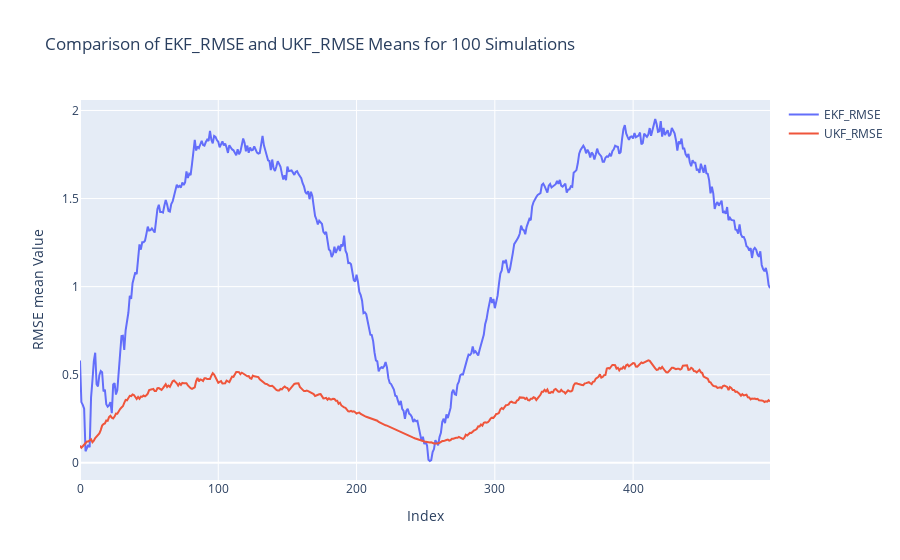
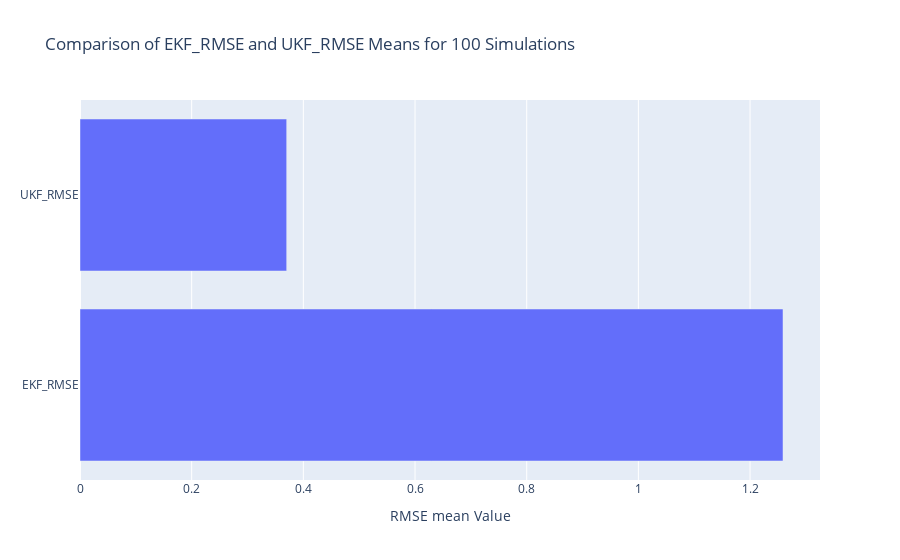

Notebook code cell kept with these figures, in order:
### Code cell
import plotly.graph_objects as go

# Calculate mean RMSE values
mean_rmse = df_copy['rmse'].mean()
mean_rmse2 = predicted_df['rmse'].mean()

# Create line plot for RMSE values
fig = go.Figure()
fig.add_trace(go.Scatter(y=df_copy['rmse'], mode='lines', name='EKF_RMSE'))
fig.add_trace(go.Scatter(y=predicted_df['rmse'], mode='lines', name='UKF_RMSE'))

# Update layout for line plot
fig.update_layout(title='Comparison of EKF_RMSE and UKF_RMSE Means for 100 Simulations',
                  xaxis_title='Index',
                  yaxis_title='RMSE mean Value')

# Show line plot
fig.show()

# Create horizontal bar plot for mean RMSE values
fig = go.Figure(data=[go.Bar(y=['EKF_RMSE', 'UKF_RMSE'], x=[mean_rmse, mean_rmse2], orientation='h')])

# Update layout for bar plot
fig.update_layout(title='Comparison of EKF_RMSE and UKF_RMSE Means for 100 Simulations',
                  xaxis_title='RMSE mean Value')

# Show bar plot
fig.show()

### Figure 1 — Plotly figure (JSON) as saved in the notebook; plotly's stock layout.template omitted (floating-point values rounded to 4 significant figures; data arrays with more than 128 entries replaced by an {"elided": "..."} marker saying what was removed)
{"data": [{"mode": "lines", "name": "EKF_RMSE", "type": "scatter", "y": {"elided": "500 float values"}}, {"mode": "lines", "name": "UKF_RMSE", "type": "scatter", "y": {"elided": "500 float values"}}], "layout": {"title": {"text": "Comparison of EKF_RMSE and UKF_RMSE Means for 100 Simulations"}, "xaxis": {"title": {"text": "Index"}}, "yaxis": {"title": {"text": "RMSE mean Value"}}}}

### Figure 2 — Plotly figure (JSON) as saved in the notebook; plotly's stock layout.template omitted (floating-point values rounded to 4 significant figures)
{"data": [{"orientation": "h", "type": "bar", "x": [1.259, 0.3701], "y": ["EKF_RMSE", "UKF_RMSE"]}], "layout": {"title": {"text": "Comparison of EKF_RMSE and UKF_RMSE Means for 100 Simulations"}, "xaxis": {"title": {"text": "RMSE mean Value"}}}}
